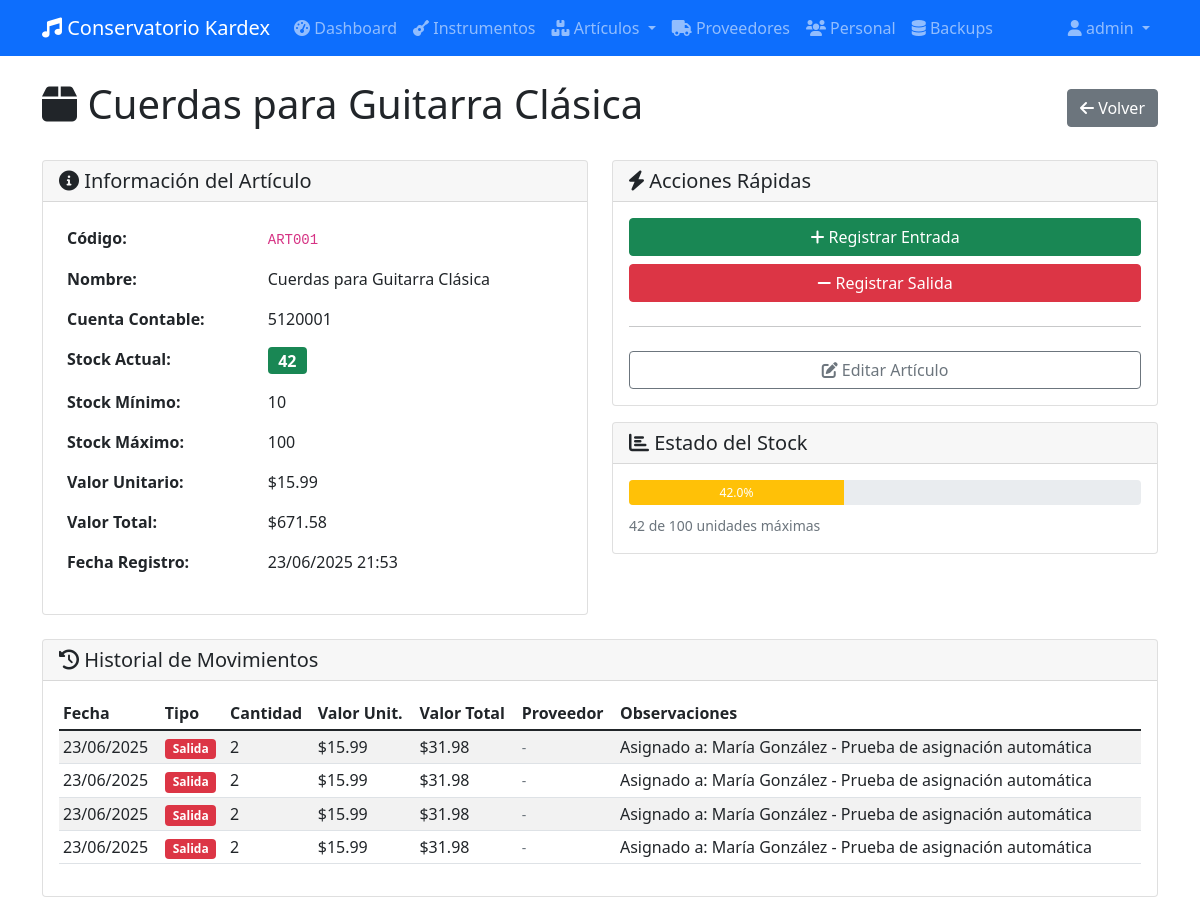
/articulos/1/detalle (signed in), run on the app's committed database.
### app/database/models.py (models this page shows, shortened)
class BaseModel(db.Model):
    __abstract__ = True
    id = db.Column(db.Integer, primary_key=True)
    created_at = db.Column(db.DateTime, default=datetime.utcnow)
    updated_at = db.Column(db.DateTime, default=datetime.utcnow, onupdate=datetime.utcnow)

class Usuario(UserMixin, BaseModel):
    __tablename__ = 'tb_usuario'
    u_username = db.Column(db.String(50), unique=True, nullable=False)
    u_password = db.Column(db.String(100), nullable=False)  # Almacenará el hash
    movimientos = db.relationship('MovimientoDetalle', backref='usuario', lazy=True)
    @property
    def username(self):
        return self.u_username

class Item(BaseModel):
    __tablename__ = 'tb_item'
    i_codigo = db.Column(db.String(20), unique=True, nullable=False)
    i_nombre = db.Column(db.String(200), nullable=False)
    i_tipo = db.Column(db.String(20), nullable=False)  # 'instrumento' o 'articulo'
    i_cantidad = db.Column(db.Integer, default=0)
    i_vUnitario = db.Column(db.Numeric(10, 2), default=0.0)
    i_vTotal = db.Column(db.Numeric(10, 2), default=0.0)
    instrumento = db.relationship('Instrumento', backref='item', uselist=False)
    articulo = db.relationship('Articulo', backref='item', uselist=False)
    movimientos = db.relationship('MovimientoDetalle', backref='item', lazy=True)
    stock = db.relationship('Stock', backref='item', uselist=False)

class Articulo(db.Model):
    __tablename__ = 'tb_articulo'
    i_id = db.Column(db.Integer, db.ForeignKey('tb_item.id'), primary_key=True)
    a_c_contable = db.Column(db.String(20), nullable=False)
    a_stockMax = db.Column(db.Integer)
    a_stockMin = db.Column(db.Integer)
    created_at = db.Column(db.DateTime, default=datetime.utcnow)
    updated_at = db.Column(db.DateTime, default=datetime.utcnow, onupdate=datetime.utcnow)

class MovimientoDetalle(BaseModel):
    __tablename__ = 'tb_movimiento_detalle'
    m_fecha = db.Column(db.Date, nullable=False)
    m_tipo = db.Column(db.String(20), nullable=False)  # 'entrada', 'salida', 'ajuste'
    m_cantidad = db.Column(db.Integer, nullable=False)
    m_valorUnitario = db.Column(db.Numeric(10, 2), nullable=False)
    m_valorTotal = db.Column(db.Numeric(10, 2), nullable=False)
    m_observaciones = db.Column(db.String(200))
    i_id = db.Column(db.Integer, db.ForeignKey('tb_item.id'), nullable=False)
    e_id = db.Column(db.Integer, db.ForeignKey('tb_entrada.id'))
    c_id = db.Column(db.Integer, db.ForeignKey('tb_consumo.id'))
    u_id = db.Column(db.Integer, db.ForeignKey('tb_usuario.id'), nullable=False)

### app/routes/web/articulos.py (the view)
@bp.route('/<int:articulo_id>/detalle')
@login_required
def detalle_articulo(articulo_id):
    resultado = articulo_service.obtener_articulo_por_id(articulo_id)
    if not resultado:
        flash('Artículo no encontrado', 'error')
        return redirect(url_for('articulos.listar_articulos'))
    articulo = resultado
    item = articulo.item
    from app.database.models import MovimientoDetalle
    from app import db
    movimientos = db.session.query(MovimientoDetalle).filter_by(
        i_id=item.id
    ).order_by(MovimientoDetalle.m_fecha.desc()).all()
    proveedores = proveedor_service.obtener_todos()
    return render_template('articulos/detail.html',
                         articulo=articulo, item=item, movimientos=movimientos,
                         proveedores=proveedores)

### app/database/repositories/articulos.py (called while the page is built)
    def get_by_id_with_item(self, articulo_id):
        return db.session.query(Articulo, Item).join(Item, Articulo.i_id == Item.id).filter(Articulo.i_id == articulo_id).first()

### app/database/repositories/base.py (called while the page is built)
    def get_all(self):
        return self.model.query.all()

### app/services/articulo_service.py (called while the page is built)
    def obtener_articulo_por_id(self, articulo_id):
        resultado = self.repo.get_by_id_with_item(articulo_id)
        if resultado:
            articulo, item = resultado
            return articulo
        return None

### app/services/proveedor_service.py (called while the page is built)
    def obtener_todos(self):
        return self.repo.get_all()

### app/templates/articulos/detail.html (shortened to what this page needs)
{% extends "base.html" %}
{% block content %}
<div class="row">
    <div class="col-12">
        <div class="d-flex justify-content-between align-items-center mb-4">
            <h1>
                <i class="fas fa-box"></i> {{ item.i_nombre }}
            </h1>
            <a href="{{ url_for('articulos.listar_articulos') }}" class="btn btn-secondary">
                <i class="fas fa-arrow-left"></i> Volver
            </a>
        </div>
    </div>
</div>
<div class="row">
    <div class="col-md-6">
        <div class="card">
            <div class="card-header">
                <h5 class="mb-0">
                    <i class="fas fa-info-circle"></i> Información del Artículo
                </h5>
            </div>
            <div class="card-body">
                <table class="table table-borderless">
                    <tr>
                        <td><strong>Código:</strong></td>
                        <td><code>{{ item.i_codigo }}</code></td>
                    </tr>
                    <tr>
                        <td><strong>Nombre:</strong></td>
                        <td>{{ item.i_nombre }}</td>
                    </tr>
                    <tr>
                        <td><strong>Cuenta Contable:</strong></td>
                        <td>{{ articulo.a_c_contable }}</td>
                    </tr>
                    <tr>
                        <td><strong>Stock Actual:</strong></td>
                        <td>
                            {% if item.i_cantidad <= articulo.a_stockMin %}
                                <span class="badge bg-danger fs-6">{{ item.i_cantidad }}</span>
                            {% elif item.i_cantidad <= (articulo.a_stockMin * 1.5) %}
                                <span class="badge bg-warning fs-6">{{ item.i_cantidad }}</span>
                            {% else %}
                                <span class="badge bg-success fs-6">{{ item.i_cantidad }}</span>
                            {% endif %}
                        </td>
                    </tr>
                    <tr>
                        <td><strong>Stock Mínimo:</strong></td>
                        <td>{{ articulo.a_stockMin }}</td>
                    </tr>
                    <tr>
                        <td><strong>Stock Máximo:</strong></td>
                        <td>{{ articulo.a_stockMax }}</td>
                    </tr>
                    <tr>
                        <td><strong>Valor Unitario:</strong></td>
                        <td>${{ "%.2f"|format(item.i_vUnitario) }}</td>
                    </tr>
                    <tr>
                        <td><strong>Valor Total:</strong></td>
                        <td>${{ "%.2f"|format(item.i_vTotal) }}</td>
                    </tr>
                    <tr>
                        <td><strong>Fecha Registro:</strong></td>
                        <td>{{ item.created_at.strftime('%d/%m/%Y %H:%M') if item.created_at else 'N/A' }}</td>
                    </tr>
                </table>
            </div>
        </div>
    </div>
    <div class="col-md-6">
        <div class="card">
            <div class="card-header">
                <h5 class="mb-0">
                    <i class="fas fa-bolt"></i> Acciones Rápidas
                </h5>
            </div>
            <div class="card-body">
                <div class="d-grid gap-2">
                    <button type="button" class="btn btn-success"
                            data-bs-toggle="modal" data-bs-target="#entradaModal">
                        <i class="fas fa-plus"></i> Registrar Entrada
                    </button>
                    <button type="button" class="btn btn-danger"
                            data-bs-toggle="modal" data-bs-target="#salidaModal">
                        <i class="fas fa-minus"></i> Registrar Salida
                    </button>
                    <hr>
                    <a href="#" class="btn btn-outline-secondary">
                        <i class="fas fa-edit"></i> Editar Artículo
                    </a>
                </div>
            </div>
        </div>
        <div class="card mt-3">
            <div class="card-header">
                <h5 class="mb-0">
                    <i class="fas fa-chart-bar"></i> Estado del Stock
                </h5>
            </div>
            <div class="card-body">
                {% set porcentaje = (item.i_cantidad / articulo.a_stockMax * 100) if articulo.a_stockMax > 0 else 0 %}
                <div class="progress mb-2" style="height: 25px;">
                    {% if porcentaje <= 20 %}
                        <div class="progress-bar bg-danger" style="width: {{ porcentaje }}%">
                            {{ "%.1f"|format(porcentaje) }}%
                        </div>
                    {% elif porcentaje <= 50 %}
                        <div class="progress-bar bg-warning" style="width: {{ porcentaje }}%">
                            {{ "%.1f"|format(porcentaje) }}%
                        </div>
                    {% else %}
                        <div class="progress-bar bg-success" style="width: {{ porcentaje }}%">
                            {{ "%.1f"|format(porcentaje) }}%
                        </div>
                    {% endif %}
                </div>
                <small class="text-muted">
                    {{ item.i_cantidad }} de {{ articulo.a_stockMax }} unidades máximas
                </small>
            </div>
        </div>
    </div>
</div>
<div class="row mt-4">
    <div class="col-12">
        <div class="card">
            <div class="card-header">
                <h5 class="mb-0">
                    <i class="fas fa-history"></i> Historial de Movimientos
                </h5>
            </div>
            <div class="card-body">
                {% if movimientos %}
                <div class="table-responsive">
                    <table class="table table-striped table-sm">
                        <thead>
                            <tr>
                                <th>Fecha</th>
                                <th>Tipo</th>
                                <th>Cantidad</th>
                                <th>Valor Unit.</th>
                                <th>Valor Total</th>
                                <th>Proveedor</th>
                                <th>Observaciones</th>
                            </tr>
                        </thead>
                        <tbody>
                            {% for movimiento in movimientos %}
                            <tr>
                                <td>{{ movimiento.m_fecha.strftime('%d/%m/%Y') }}</td>
                                <td>
                                    {% if movimiento.m_tipo == 'entrada' %}
                                        <span class="badge bg-success">Entrada</span>
                                    {% elif movimiento.m_tipo == 'salida' %}
                                        <span class="badge bg-danger">Salida</span>
                                    {% else %}
                                        <span class="badge bg-info">{{ movimiento.m_tipo|title }}</span>
                                    {% endif %}
                                </td>
                                <td>{{ movimiento.m_cantidad }}</td>
                                <td>${{ "%.2f"|format(movimiento.m_valorUnitario) }}</td>
                                <td>${{ "%.2f"|format(movimiento.m_valorTotal) }}</td>
                                <td>
                                    {% if movimiento.e_id %}
                                        {% set entrada = movimiento.entrada %}
                                        {% if entrada and entrada.proveedor %}
                                            <small class="text-muted">{{ entrada.proveedor.p_razonsocial }}</small>
                                        {% else %}
                                            <small class="text-muted">Sin proveedor</small>
                                        {% endif %}
                                    {% else %}
                                        <small class="text-muted">-</small>
                                    {% endif %}
                                </td>
                                <td>{{ movimiento.m_observaciones or '-' }}</td>
                            </tr>
                            {% endfor %}
                        </tbody>
                    </table>
                </div>
                {% else %}
                <div class="text-center py-3">
                    <i class="fas fa-history fa-2x text-muted mb-2"></i>
                    <p class="text-muted">No hay movimientos registrados para este artículo.</p>
                </div>
                {% endif %}
            </div>
        </div>
    </div>
</div>
{% endblock %}

### app/templates/base.html (shortened to what this page needs)
<!DOCTYPE html>
<html lang="es">
<head>
    <link href="https://cdn.jsdelivr.net/npm/bootstrap@5.1.3/dist/css/bootstrap.min.css" rel="stylesheet">
    <link href="https://cdnjs.cloudflare.com/ajax/libs/font-awesome/6.0.0/css/all.min.css" rel="stylesheet">
</head>
<body>
    <nav class="navbar navbar-expand-lg navbar-dark bg-primary">
        <div class="container">
            <a class="navbar-brand" href="{{ url_for('dashboard.index') }}">
                <i class="fas fa-music"></i> Conservatorio Kardex
            </a>
            <div class="collapse navbar-collapse" id="navbarNav">
                {% if current_user.is_authenticated %}
                <ul class="navbar-nav me-auto">
                    <li class="nav-item">
                        <a class="nav-link" href="{{ url_for('dashboard.index') }}">
                            <i class="fas fa-tachometer-alt"></i> Dashboard
                        </a>
                    </li>
                    <li class="nav-item">
                        <a class="nav-link" href="{{ url_for('instrumentos.listar_instrumentos') }}">
                            <i class="fas fa-guitar"></i> Instrumentos
                        </a>
                    </li>
                    <li class="nav-item dropdown">
                        <a class="nav-link dropdown-toggle" href="#" id="articulosDropdown" role="button" data-bs-toggle="dropdown">
                            <i class="fas fa-boxes"></i> Artículos
                        </a>
                    </li>
                    <li class="nav-item">
                        <a class="nav-link" href="{{ url_for('proveedores.listar_proveedores') }}">
                            <i class="fas fa-truck"></i> Proveedores
                        </a>
                    </li>
                    <li class="nav-item">
                        <a class="nav-link" href="{{ url_for('personal.listar_personal') }}">
                            <i class="fas fa-users"></i> Personal
                        </a>
                    </li>
                    <li class="nav-item">
                        <a class="nav-link" href="{{ url_for('backups.index') }}">
                            <i class="fas fa-database"></i> Backups
                        </a>
                    </li>
                </ul>
                <ul class="navbar-nav">
                    <li class="nav-item dropdown">
                        <a class="nav-link dropdown-toggle" href="#" id="navbarDropdown" role="button" data-bs-toggle="dropdown">
                            <i class="fas fa-user"></i> {{ current_user.username }}
                        </a>
                    </li>
                </ul>
                {% endif %}
            </div>
        </div>
    </nav>
    <div class="container mt-4">
        {% block content %}{% endblock %}
    </div>
</body>
</html>

### data on the page
Usuario: username "admin"
Item: i_nombre "Cuerdas para Guitarra Clásica", i_codigo "ART001", i_cantidad "42", i_vUnitario "15.99", i_vTotal "671.58", created_at "23/06/2025 21:53"
Articulo: a_c_contable "5120001", a_stockMin "10", a_stockMax "100"
MovimientoDetalle: m_fecha "23/06/2025", m_tipo "Salida", m_cantidad "2", m_valorUnitario "15.99", m_valorTotal "31.98", m_observaciones "Asignado a: María González - Prueba de asignación automática"
MovimientoDetalle: m_fecha "23/06/2025", m_tipo "Salida", m_cantidad "2", m_valorUnitario "15.99", m_valorTotal "31.98", m_observaciones "Asignado a: María González - Prueba de asignación automática"
MovimientoDetalle: m_fecha "23/06/2025", m_tipo "Salida", m_cantidad "2", m_valorUnitario "15.99", m_valorTotal "31.98", m_observaciones "Asignado a: María González - Prueba de asignación automática"
MovimientoDetalle: m_fecha "23/06/2025", m_tipo "Salida", m_cantidad "2", m_valorUnitario "15.99", m_valorTotal "31.98", m_observaciones "Asignado a: María González - Prueba de asignación automática"

### other printed values
{{ "%.1f"|format(porcentaje) }} "42.0"
